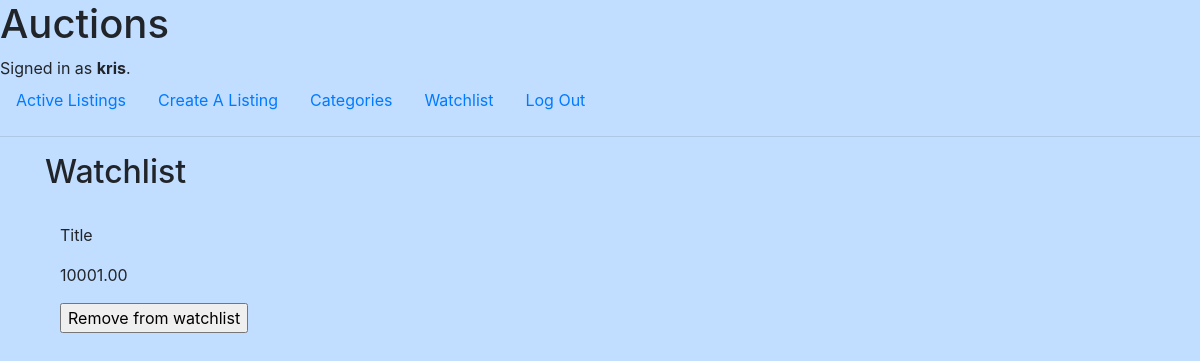
Screenshot of /watchlist (signed in) with the database file from the repository.
### auctions/models.py (models this page shows, shortened)
class User(AbstractUser):
    id = models.AutoField(primary_key=True)
    username = models.CharField(max_length=64, unique=True)
    password = models.CharField(max_length=64)
    email = models.EmailField(max_length=128, unique=True)

class Listing(models.Model):
    id = models.AutoField(primary_key=True)
    user = models.ForeignKey(User, on_delete=models.CASCADE, related_name="owner")
    title = models.CharField(max_length=200)
    description = models.TextField()
    starting_bid = models.DecimalField(max_digits=10, decimal_places=2)
    current_price = models.DecimalField(max_digits=10, decimal_places=2)
    current_winner = models.ForeignKey(User, on_delete=models.CASCADE, null=True, default=None)
    is_open = models.BooleanField(default=True)
    image_url = models.URLField(blank=True, max_length=248)
    category = models.CharField(max_length=100, blank=True)
    created_at = models.DateTimeField(auto_now_add=True)

### auctions/views.py (the view, shortened to what this page needs)
# urls.py: path("watchlist", views.watchlist, name="watchlist"),
@login_required
def watchlist(request):
    all_watched = Watchlist.objects.filter(user=request.user.id).values_list('listing_id', flat=True)
    listings = Listing.objects.filter(id__in=all_watched)
    return render(request, "auctions/watchlist.html", {
        "listings": listings
    })

### auctions/templates/auctions/watchlist.html (shortened to what this page needs)
{% extends "auctions/layout.html" %} {% block title %} Watchlist {% endblock %}
{% block body %}
<div class="container">
  <h2>Watchlist</h2>
  {% if listings %} {% for listing in listings %}
  <div class="container">
    <p>{{ listing.title }}</p>
    <p>{{ listing.current_price }}</p>
    <form action="{% url 'rm_watchlist' listing.id %}" method="post">
      <input type="submit" value="Remove from watchlist" />
    </form>
  </div>
  {% endfor %} {% endif %}
</div>
{% endblock %}

### auctions/templates/auctions/layout.html (shortened to what this page needs)
{% load static %}
<!DOCTYPE html>
<html lang="en">
  <head>
    <link
      rel="stylesheet"
      href="https://stackpath.bootstrapcdn.com/bootstrap/4.4.1/css/bootstrap.min.css"
    />
    <link href="{% static 'auctions/styles.css' %}" rel="stylesheet" />
  </head>
  <body>
    <h1>Auctions</h1>
    <div>
      {% if user.is_authenticated %}
        Signed in as <strong>{{ user.username }}</strong>.
      {% else %}
        Not signed in.
      {% endif %}
    </div>
    <ul class="nav">
      <li class="nav-item">
        <a class="nav-link" href="{% url 'index' %}">Active Listings</a>
      </li>
      <li class="nav-item">
        <a class="nav-link" href="{% url 'create' %}">Create A Listing</a>
      </li>
      <li class="nav-item">
        <a class="nav-link" href="{% url 'categories' %}">Categories</a>
      </li>
      {% if user.is_authenticated %}
      <li class="nav-item">
        <a class="nav-link" href="{% url 'watchlist' %}">Watchlist</a>
      </li>
      <li class="nav-item">
        <a class="nav-link" href="{% url 'logout' %}">Log Out</a>
      </li>
      {% endif %}
    </ul>
    <hr />
    {% block body %} {% endblock %}
  </body>
</html>

### auctions/static/auctions/styles.css (style rules this page uses)
body { background: rgb(193, 221, 255); }

### rows the page displays
User: username "kris"
Listing: title "Title", current_price "10001.00"
